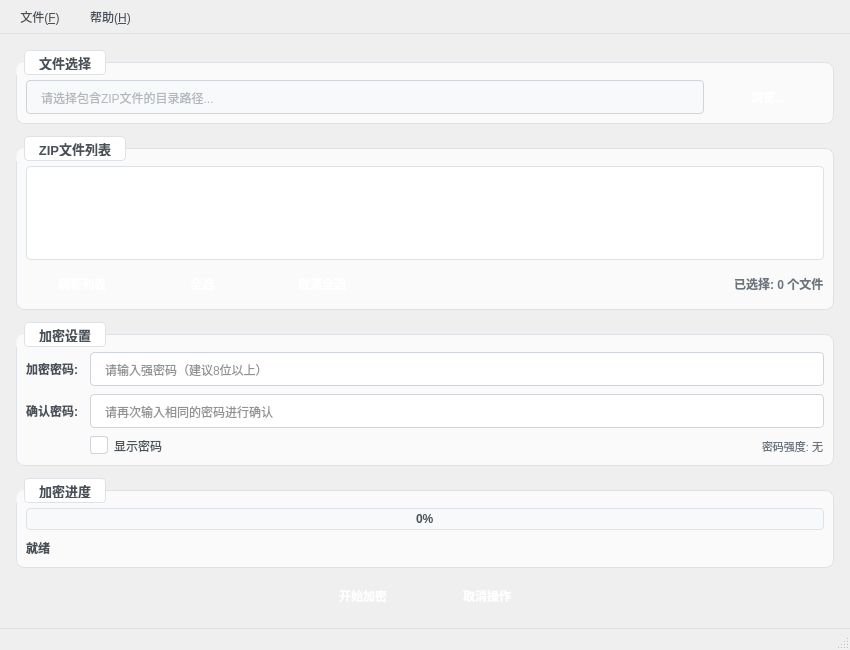
<?xml version="1.0" encoding="UTF-8"?>
<ui version="4.0">
 <class>MainWindow</class>
 <widget class="QMainWindow" name="MainWindow">
  <property name="geometry">
   <rect>
    <x>0</x>
    <y>0</y>
    <width>850</width>
    <height>650</height>
   </rect>
  </property>
  <property name="minimumSize">
   <size>
    <width>750</width>
    <height>550</height>
   </size>
  </property>
  <property name="windowTitle">
   <string>ZIP文件加密工具 - 个人版</string>
  </property>
  <property name="styleSheet">
   <string notr="true">/* 主窗口样式 */
QMainWindow {
    background: qlineargradient(x1:0, y1:0, x2:0, y2:1, 
                stop:0 #f8f9fa, stop:1 #e9ecef);
    color: #212529;
}

/* 字体设置 */
QWidget {
    font-family: "Microsoft YaHei UI", "Segoe UI", "Arial", sans-serif;
    font-size: 9pt;
    color: #212529;
}

/* 主要按钮样式 */
QPushButton {
    background: qlineargradient(x1:0, y1:0, x2:0, y2:1,
                stop:0 #4285f4, stop:1 #3367d6);
    color: white;
    border: none;
    border-radius: 6px;
    padding: 8px 16px;
    font-weight: 500;
    font-size: 9pt;
    min-height: 16px;
    min-width: 80px;
}

QPushButton:hover {
    background: qlineargradient(x1:0, y1:0, x2:0, y2:1,
                stop:0 #5a95f5, stop:1 #4285f4);
}

QPushButton:pressed {
    background: qlineargradient(x1:0, y1:0, x2:0, y2:1,
                stop:0 #3367d6, stop:1 #2c5aa0);
}

QPushButton:disabled {
    background: #e0e0e0;
    color: #9e9e9e;
}

/* 次要按钮样式 */
QPushButton[objectName="refreshButton"],
QPushButton[objectName="selectAllButton"],
QPushButton[objectName="deselectAllButton"] {
    background: qlineargradient(x1:0, y1:0, x2:0, y2:1,
                stop:0 #ffffff, stop:1 #f8f9fa);
    color: #495057;
    border: 1px solid #dee2e6;
    padding: 6px 12px;
    min-height: 14px;
    min-width: 70px;
}

QPushButton[objectName="refreshButton"]:hover,
QPushButton[objectName="selectAllButton"]:hover,
QPushButton[objectName="deselectAllButton"]:hover {
    background: qlineargradient(x1:0, y1:0, x2:0, y2:1,
                stop:0 #f8f9fa, stop:1 #e9ecef);
    border-color: #adb5bd;
}

/* 危险按钮样式 */
QPushButton[objectName="cancelButton"] {
    background: qlineargradient(x1:0, y1:0, x2:0, y2:1,
                stop:0 #dc3545, stop:1 #c82333);
    padding: 10px 20px;
    min-height: 18px;
    min-width: 90px;
    font-weight: 600;
}

QPushButton[objectName="cancelButton"]:hover {
    background: qlineargradient(x1:0, y1:0, x2:0, y2:1,
                stop:0 #e4606d, stop:1 #dc3545);
}

/* 主要操作按钮 */
QPushButton[objectName="encryptButton"] {
    background: qlineargradient(x1:0, y1:0, x2:0, y2:1,
                stop:0 #28a745, stop:1 #1e7e34);
    padding: 10px 20px;
    min-height: 18px;
    min-width: 100px;
    font-weight: 600;
    font-size: 10pt;
}

QPushButton[objectName="encryptButton"]:hover {
    background: qlineargradient(x1:0, y1:0, x2:0, y2:1,
                stop:0 #34ce57, stop:1 #28a745);
}

/* 浏览按钮 */
QPushButton[objectName="browseButton"] {
    padding: 8px 16px;
    min-height: 16px;
    min-width: 80px;
}

/* 输入框样式 */
QLineEdit {
    background: white;
    border: 1px solid #ced4da;
    border-radius: 4px;
    padding: 8px 12px;
    font-size: 9pt;
    selection-background-color: #4285f4;
}

QLineEdit:focus {
    border-color: #4285f4;
    background: #ffffff;
}

QLineEdit:read-only {
    background: #f8f9fa;
    color: #6c757d;
}

/* 进度条样式 */
QProgressBar {
    border: 1px solid #dee2e6;
    border-radius: 4px;
    background: #f8f9fa;
    text-align: center;
    font-weight: 500;
    font-size: 9pt;
    color: #495057;
    height: 20px;
}

QProgressBar::chunk {
    background: qlineargradient(x1:0, y1:0, x2:1, y2:0,
                stop:0 #4285f4, stop:0.5 #34a853, stop:1 #4285f4);
    border-radius: 3px;
    margin: 1px;
}

/* 分组框样式 */
QGroupBox {
    font-weight: 600;
    font-size: 10pt;
    color: #495057;
    border: 1px solid #dee2e6;
    border-radius: 8px;
    margin-top: 12px;
    padding-top: 8px;
    background: rgba(255,255,255,0.7);
}

QGroupBox::title {
    subcontrol-origin: margin;
    subcontrol-position: top left;
    padding: 4px 12px;
    background: white;
    border: 1px solid #dee2e6;
    border-radius: 4px;
    color: #495057;
    font-weight: 600;
    margin-left: 8px;
}

/* 标签样式 */
QLabel {
    color: #495057;
    font-weight: 400;
}

/* 列表控件样式 */
QListWidget {
    background: white;
    border: 1px solid #dee2e6;
    border-radius: 4px;
    padding: 4px;
    outline: none;
    selection-background-color: transparent;
}

QListWidget::item {
    background: transparent;
    border: none;
    border-radius: 3px;
    padding: 8px 12px;
    margin: 1px 0px;
    color: #495057;
}

QListWidget::item:selected {
    background: qlineargradient(x1:0, y1:0, x2:0, y2:1,
                stop:0 rgba(66,133,244,0.1), stop:1 rgba(66,133,244,0.05));
    color: #4285f4;
    font-weight: 500;
}

QListWidget::item:hover {
    background: rgba(66,133,244,0.05);
}

/* 复选框样式 */
QCheckBox {
    color: #495057;
    font-weight: 400;
    spacing: 6px;
}

QCheckBox::indicator {
    width: 16px;
    height: 16px;
    border-radius: 3px;
    border: 1px solid #ced4da;
    background: white;
}

QCheckBox::indicator:checked {
    background: #4285f4;
    border-color: #4285f4;
}

QCheckBox::indicator:hover {
    border-color: #4285f4;
}

/* 菜单栏样式 */
QMenuBar {
    background: qlineargradient(x1:0, y1:0, x2:0, y2:1,
                stop:0 #ffffff, stop:1 #f8f9fa);
    border-bottom: 1px solid #dee2e6;
    padding: 2px;
}

QMenuBar::item {
    background: transparent;
    padding: 6px 12px;
    border-radius: 4px;
    color: #495057;
    font-weight: 400;
}

QMenuBar::item:selected {
    background: rgba(66,133,244,0.1);
    color: #4285f4;
}

QMenu {
    background: white;
    border: 1px solid #dee2e6;
    border-radius: 6px;
    padding: 4px;
}

QMenu::item {
    padding: 6px 12px;
    border-radius: 4px;
    color: #495057;
}

QMenu::item:selected {
    background: rgba(66,133,244,0.1);
    color: #4285f4;
}

/* 状态栏样式 */
QStatusBar {
    background: qlineargradient(x1:0, y1:0, x2:0, y2:1,
                stop:0 #f8f9fa, stop:1 #e9ecef);
    border-top: 1px solid #dee2e6;
    color: #6c757d;
    font-weight: 400;
    padding: 4px;
}

/* 滚动条样式 */
QScrollBar:vertical {
    border: none;
    background: #f8f9fa;
    width: 10px;
    border-radius: 5px;
}

QScrollBar::handle:vertical {
    background: #adb5bd;
    border-radius: 5px;
    min-height: 20px;
    margin: 1px;
}

QScrollBar::handle:vertical:hover {
    background: #6c757d;
}

QScrollBar::add-line:vertical, QScrollBar::sub-line:vertical {
    height: 0px;
}
</string>
  </property>
  <widget class="QWidget" name="centralwidget">
   <layout class="QVBoxLayout" name="verticalLayout_main">
    <property name="spacing">
     <number>12</number>
    </property>
    <property name="leftMargin">
     <number>16</number>
    </property>
    <property name="topMargin">
     <number>16</number>
    </property>
    <property name="rightMargin">
     <number>16</number>
    </property>
    <property name="bottomMargin">
     <number>16</number>
    </property>
    
    <!-- 文件选择区域 -->
    <item>
     <widget class="QGroupBox" name="fileSelectionGroup">
      <property name="title">
       <string>文件选择</string>
      </property>
      <layout class="QVBoxLayout" name="fileSelectionLayout">
       <property name="spacing">
        <number>8</number>
       </property>
       <item>
        <layout class="QHBoxLayout" name="directoryLayout">
         <property name="spacing">
          <number>8</number>
         </property>
         <item>
          <widget class="QLineEdit" name="directoryLineEdit">
           <property name="placeholderText">
            <string>请选择包含ZIP文件的目录路径...</string>
           </property>
           <property name="readOnly">
            <bool>true</bool>
           </property>
           <property name="toolTip">
            <string>选择包含需要加密的ZIP文件的目录</string>
           </property>
          </widget>
         </item>
         <item>
          <widget class="QPushButton" name="browseButton">
           <property name="text">
            <string>浏览...</string>
           </property>
           <property name="toolTip">
            <string>点击选择目录</string>
           </property>
          </widget>
         </item>
        </layout>
       </item>
      </layout>
     </widget>
    </item>
    
    <!-- ZIP文件列表区域 -->
    <item>
     <widget class="QGroupBox" name="fileListGroup">
      <property name="title">
       <string>ZIP文件列表</string>
      </property>
      <layout class="QVBoxLayout" name="fileListLayout">
       <property name="spacing">
        <number>8</number>
       </property>
       <item>
        <widget class="QListWidget" name="fileListWidget">
         <property name="minimumHeight">
          <number>180</number>
         </property>
         <property name="toolTip">
          <string>选择需要加密的ZIP文件（支持多选）</string>
         </property>
        </widget>
       </item>
       <item>
        <layout class="QHBoxLayout" name="fileControlLayout">
         <property name="spacing">
          <number>8</number>
         </property>
         <item>
          <widget class="QPushButton" name="refreshButton">
           <property name="text">
            <string>刷新列表</string>
           </property>
           <property name="toolTip">
            <string>重新扫描目录中的ZIP文件</string>
           </property>
          </widget>
         </item>
         <item>
          <widget class="QPushButton" name="selectAllButton">
           <property name="text">
            <string>全选</string>
           </property>
           <property name="toolTip">
            <string>选择所有ZIP文件</string>
           </property>
          </widget>
         </item>
         <item>
          <widget class="QPushButton" name="deselectAllButton">
           <property name="text">
            <string>取消全选</string>
           </property>
           <property name="toolTip">
            <string>取消选择所有文件</string>
           </property>
          </widget>
         </item>
         <item>
          <spacer name="fileControlSpacer">
           <property name="orientation">
            <enum>Qt::Horizontal</enum>
           </property>
           <property name="sizeHint" stdset="0">
            <size>
             <width>40</width>
             <height>20</height>
            </size>
           </property>
          </spacer>
         </item>
         <item>
          <widget class="QLabel" name="fileCountLabel">
           <property name="text">
            <string>已选择: 0 个文件</string>
           </property>
           <property name="styleSheet">
            <string notr="true">QLabel { color: #6c757d; font-weight: 500; }</string>
           </property>
          </widget>
         </item>
        </layout>
       </item>
      </layout>
     </widget>
    </item>
    
    <!-- 加密设置区域 -->
    <item>
     <widget class="QGroupBox" name="encryptionGroup">
      <property name="title">
       <string>加密设置</string>
      </property>
      <layout class="QGridLayout" name="encryptionLayout">
       <property name="horizontalSpacing">
        <number>12</number>
       </property>
       <property name="verticalSpacing">
        <number>8</number>
       </property>
       <item row="0" column="0">
        <widget class="QLabel" name="passwordLabel">
         <property name="text">
          <string>加密密码:</string>
         </property>
         <property name="styleSheet">
          <string notr="true">QLabel { font-weight: 500; }</string>
         </property>
        </widget>
       </item>
       <item row="0" column="1">
        <widget class="QLineEdit" name="passwordLineEdit">
         <property name="echoMode">
          <enum>QLineEdit::Password</enum>
         </property>
         <property name="placeholderText">
          <string>请输入强密码（建议8位以上）</string>
         </property>
         <property name="toolTip">
          <string>输入用于加密ZIP文件的密码</string>
         </property>
        </widget>
       </item>
       <item row="1" column="0">
        <widget class="QLabel" name="confirmPasswordLabel">
         <property name="text">
          <string>确认密码:</string>
         </property>
         <property name="styleSheet">
          <string notr="true">QLabel { font-weight: 500; }</string>
         </property>
        </widget>
       </item>
       <item row="1" column="1">
        <widget class="QLineEdit" name="confirmPasswordLineEdit">
         <property name="echoMode">
          <enum>QLineEdit::Password</enum>
         </property>
         <property name="placeholderText">
          <string>请再次输入相同的密码进行确认</string>
         </property>
         <property name="toolTip">
          <string>再次输入密码以确认</string>
         </property>
        </widget>
       </item>
       <item row="2" column="1">
        <layout class="QHBoxLayout" name="passwordOptionsLayout">
         <item>
          <widget class="QCheckBox" name="showPasswordCheckBox">
           <property name="text">
            <string>显示密码</string>
           </property>
           <property name="toolTip">
            <string>切换密码的显示/隐藏状态</string>
           </property>
          </widget>
         </item>
         <item>
          <spacer name="passwordOptionsSpacer">
           <property name="orientation">
            <enum>Qt::Horizontal</enum>
           </property>
           <property name="sizeHint" stdset="0">
            <size>
             <width>40</width>
             <height>20</height>
            </size>
           </property>
          </spacer>
         </item>
         <item>
          <widget class="QLabel" name="passwordStrengthLabel">
           <property name="text">
            <string>密码强度: 无</string>
           </property>
           <property name="styleSheet">
            <string notr="true">QLabel { color: #6c757d; font-size: 8pt; }</string>
           </property>
          </widget>
         </item>
        </layout>
       </item>
      </layout>
     </widget>
    </item>
    
    <!-- 进度显示区域 -->
    <item>
     <widget class="QGroupBox" name="progressGroup">
      <property name="title">
       <string>加密进度</string>
      </property>
      <layout class="QVBoxLayout" name="progressLayout">
       <property name="spacing">
        <number>8</number>
       </property>
       <item>
        <widget class="QProgressBar" name="totalProgressBar">
         <property name="value">
          <number>0</number>
         </property>
         <property name="toolTip">
          <string>总体加密进度</string>
         </property>
        </widget>
       </item>
       <item>
        <layout class="QHBoxLayout" name="statusLayout">
         <item>
          <widget class="QLabel" name="statusLabel">
           <property name="text">
            <string>就绪</string>
           </property>
           <property name="styleSheet">
            <string notr="true">QLabel { font-weight: 500; color: #495057; }</string>
           </property>
          </widget>
         </item>
         <item>
          <spacer name="statusSpacer">
           <property name="orientation">
            <enum>Qt::Horizontal</enum>
           </property>
           <property name="sizeHint" stdset="0">
            <size>
             <width>40</width>
             <height>20</height>
            </size>
           </property>
          </spacer>
         </item>
         <item>
          <widget class="QLabel" name="timeLabel">
           <property name="text">
            <string></string>
           </property>
           <property name="styleSheet">
            <string notr="true">QLabel { color: #6c757d; font-size: 8pt; }</string>
           </property>
          </widget>
         </item>
        </layout>
       </item>
      </layout>
     </widget>
    </item>
    
    <!-- 操作按钮区域 -->
    <item>
     <layout class="QHBoxLayout" name="actionLayout">
      <property name="spacing">
       <number>12</number>
      </property>
      <item>
       <spacer name="leftSpacer">
        <property name="orientation">
         <enum>Qt::Horizontal</enum>
        </property>
        <property name="sizeHint" stdset="0">
         <size>
          <width>40</width>
          <height>20</height>
         </size>
        </property>
       </spacer>
      </item>
      <item>
       <widget class="QPushButton" name="encryptButton">
        <property name="text">
         <string>开始加密</string>
        </property>
        <property name="toolTip">
         <string>开始对选中的ZIP文件进行加密</string>
        </property>
       </widget>
      </item>
      <item>
       <widget class="QPushButton" name="cancelButton">
        <property name="text">
         <string>取消操作</string>
        </property>
        <property name="toolTip">
         <string>取消当前的加密操作</string>
        </property>
       </widget>
      </item>
      <item>
       <spacer name="rightSpacer">
        <property name="orientation">
         <enum>Qt::Horizontal</enum>
        </property>
        <property name="sizeHint" stdset="0">
         <size>
          <width>40</width>
          <height>20</height>
         </size>
        </property>
       </spacer>
      </item>
     </layout>
    </item>
   </layout>
  </widget>
  
  <!-- 菜单栏 -->
  <widget class="QMenuBar" name="menubar">
   <property name="geometry">
    <rect>
     <x>0</x>
     <y>0</y>
     <width>850</width>
     <height>22</height>
    </rect>
   </property>
   <widget class="QMenu" name="fileMenu">
    <property name="title">
     <string>文件(&amp;F)</string>
    </property>
    <addaction name="actionOpen"/>
    <addaction name="separator"/>
    <addaction name="actionExit"/>
   </widget>
   <widget class="QMenu" name="helpMenu">
    <property name="title">
     <string>帮助(&amp;H)</string>
    </property>
    <addaction name="actionAbout"/>
   </widget>
   <addaction name="fileMenu"/>
   <addaction name="helpMenu"/>
  </widget>
  
  <!-- 状态栏 -->
  <widget class="QStatusBar" name="statusbar"/>
  
  <!-- 菜单动作 -->
  <action name="actionOpen">
   <property name="text">
    <string>打开目录(&amp;O)</string>
   </property>
   <property name="shortcut">
    <string>Ctrl+O</string>
   </property>
   <property name="toolTip">
    <string>选择包含ZIP文件的目录</string>
   </property>
  </action>
  <action name="actionExit">
   <property name="text">
    <string>退出(&amp;X)</string>
   </property>
   <property name="shortcut">
    <string>Ctrl+Q</string>
   </property>
  </action>
  <action name="actionAbout">
   <property name="text">
    <string>关于(&amp;A)</string>
   </property>
  </action>
 </widget>
 <resources/>
 <connections/>
</ui>
